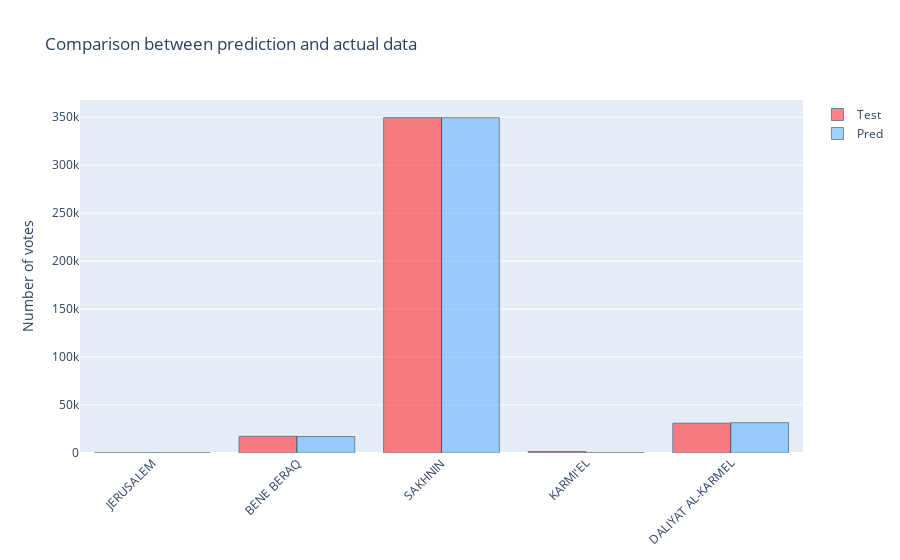

Notebook code for this chart:
### Code cell
import plotly.graph_objects as go

fig = go.Figure(data=[
    go.Bar(name='Test', x=results.index, y=results['actual'],  textposition='auto', 
           marker_color='rgb(255,51,51)', marker_line_color='rgb(8,48,107)',marker_line_width=1, opacity=0.6),
    go.Bar(name='Pred', x=results.index, y=results['prediction'],  textposition='auto',
           marker_color='rgb(102,178,255)', marker_line_color='rgb(30,70,70)',marker_line_width=1, opacity=0.6)
])

# Change the bar mode
fig.update_layout(barmode='group', xaxis_tickangle=-45)
fig.update_layout(title_text='Comparison between prediction and actual data',
    yaxis_title="Number of votes",)
fig.show()

### Figure 1 — Plotly figure (JSON) as saved in the notebook; plotly's stock layout.template omitted (floating-point values rounded to 4 significant figures)
{"data": [{"marker": {"color": "rgb(255,51,51)", "line": {"color": "rgb(8,48,107)", "width": 1}}, "name": "Test", "opacity": 0.6, "textposition": "auto", "type": "bar", "x": ["JERUSALEM", "BENE BERAQ", "SAKHNIN", "KARMI'EL", "DALIYAT AL-KARMEL"], "y": [64, 17382, 349572, 1507, 31031]}, {"marker": {"color": "rgb(102,178,255)", "line": {"color": "rgb(30,70,70)", "width": 1}}, "name": "Pred", "opacity": 0.6, "textposition": "auto", "type": "bar", "x": ["JERUSALEM", "BENE BERAQ", "SAKHNIN", "KARMI'EL", "DALIYAT AL-KARMEL"], "y": [194.6, 17200.0, 349572, 201.7, 31610.0]}], "layout": {"barmode": "group", "title": {"text": "Comparison between prediction and actual data"}, "xaxis": {"tickangle": -45}, "yaxis": {"title": {"text": "Number of votes"}}}}
